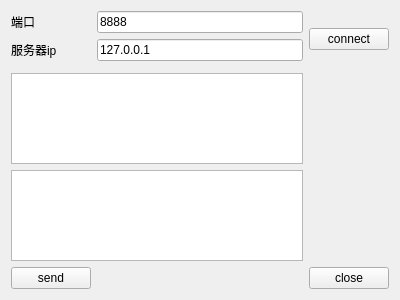
<?xml version="1.0" encoding="UTF-8"?>
<ui version="4.0">
 <class>ClientWidget</class>
 <widget class="QWidget" name="ClientWidget">
  <property name="geometry">
   <rect>
    <x>0</x>
    <y>0</y>
    <width>400</width>
    <height>300</height>
   </rect>
  </property>
  <property name="windowTitle">
   <string>Form</string>
  </property>
  <layout class="QGridLayout" name="gridLayout">
   <item row="0" column="3" rowspan="3">
    <widget class="QPushButton" name="pushButton_connect">
     <property name="text">
      <string>connect</string>
     </property>
    </widget>
   </item>
   <item row="6" column="2">
    <spacer name="horizontalSpacer">
     <property name="orientation">
      <enum>Qt::Horizontal</enum>
     </property>
     <property name="sizeHint" stdset="0">
      <size>
       <width>211</width>
       <height>20</height>
      </size>
     </property>
    </spacer>
   </item>
   <item row="6" column="3">
    <widget class="QPushButton" name="pushButton_close">
     <property name="text">
      <string>close</string>
     </property>
    </widget>
   </item>
   <item row="0" column="0">
    <widget class="QLabel" name="label_2">
     <property name="text">
      <string>端口</string>
     </property>
    </widget>
   </item>
   <item row="0" column="1" colspan="2">
    <widget class="QLineEdit" name="lineEdit_port">
     <property name="text">
      <string>8888</string>
     </property>
    </widget>
   </item>
   <item row="6" column="0">
    <widget class="QPushButton" name="pushButton_send">
     <property name="text">
      <string>send</string>
     </property>
    </widget>
   </item>
   <item row="1" column="0">
    <widget class="QLabel" name="label_ip">
     <property name="text">
      <string>服务器ip</string>
     </property>
    </widget>
   </item>
   <item row="3" column="0" colspan="3">
    <widget class="QTextEdit" name="textEdit_read">
     <property name="readOnly">
      <bool>true</bool>
     </property>
    </widget>
   </item>
   <item row="5" column="0" colspan="3">
    <widget class="QTextEdit" name="textEdit_write"/>
   </item>
   <item row="1" column="1" colspan="2">
    <widget class="QLineEdit" name="lineEdit_ip">
     <property name="text">
      <string>127.0.0.1</string>
     </property>
    </widget>
   </item>
  </layout>
 </widget>
 <resources/>
 <connections/>
</ui>
